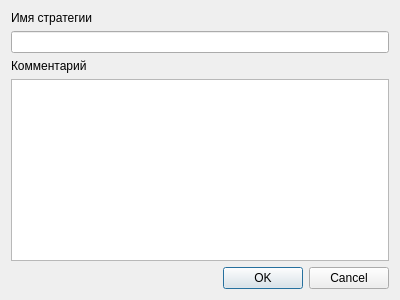
<?xml version="1.0" encoding="UTF-8"?>
<ui version="4.0">
 <class>AddNewStrategyDialog</class>
 <widget class="QDialog" name="AddNewStrategyDialog">
  <property name="geometry">
   <rect>
    <x>0</x>
    <y>0</y>
    <width>400</width>
    <height>300</height>
   </rect>
  </property>
  <property name="windowTitle">
   <string>Dialog</string>
  </property>
  <layout class="QGridLayout" name="gridLayout">
   <item row="0" column="0">
    <widget class="QLabel" name="label_stratygeName">
     <property name="text">
      <string>Имя стратегии</string>
     </property>
    </widget>
   </item>
   <item row="1" column="0">
    <widget class="QLineEdit" name="lineEdit_strategyName"/>
   </item>
   <item row="2" column="0">
    <widget class="QLabel" name="label_strategyComment">
     <property name="text">
      <string>Комментарий</string>
     </property>
    </widget>
   </item>
   <item row="3" column="0">
    <widget class="QTextEdit" name="textEdit_strategyComment"/>
   </item>
   <item row="4" column="0">
    <widget class="QDialogButtonBox" name="buttonBox">
     <property name="orientation">
      <enum>Qt::Horizontal</enum>
     </property>
     <property name="standardButtons">
      <set>QDialogButtonBox::Cancel|QDialogButtonBox::Ok</set>
     </property>
    </widget>
   </item>
  </layout>
 </widget>
 <resources/>
 <connections>
  <connection>
   <sender>buttonBox</sender>
   <signal>accepted()</signal>
   <receiver>AddNewStrategyDialog</receiver>
   <slot>accept()</slot>
   <hints>
    <hint type="sourcelabel">
     <x>248</x>
     <y>254</y>
    </hint>
    <hint type="destinationlabel">
     <x>157</x>
     <y>274</y>
    </hint>
   </hints>
  </connection>
  <connection>
   <sender>buttonBox</sender>
   <signal>rejected()</signal>
   <receiver>AddNewStrategyDialog</receiver>
   <slot>reject()</slot>
   <hints>
    <hint type="sourcelabel">
     <x>316</x>
     <y>260</y>
    </hint>
    <hint type="destinationlabel">
     <x>286</x>
     <y>274</y>
    </hint>
   </hints>
  </connection>
 </connections>
</ui>
